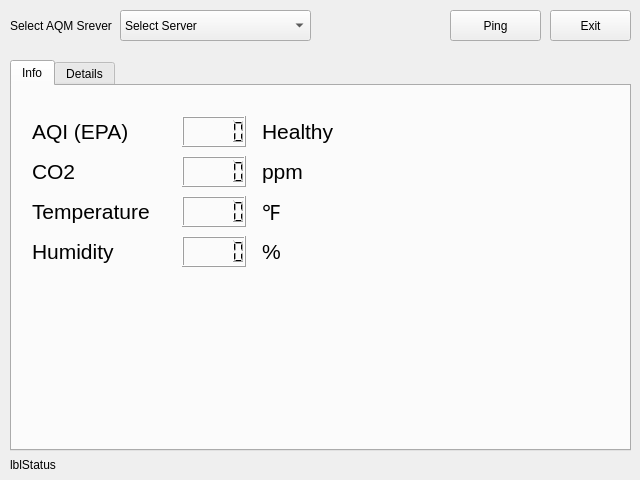
<?xml version="1.0" encoding="UTF-8"?>
<ui version="4.0">
 <class>MainWindow</class>
 <widget class="QMainWindow" name="MainWindow">
  <property name="geometry">
   <rect>
    <x>0</x>
    <y>0</y>
    <width>640</width>
    <height>480</height>
   </rect>
  </property>
  <property name="windowTitle">
   <string>MainWindow</string>
  </property>
  <widget class="QWidget" name="centralwidget">
   <widget class="QTabWidget" name="tabWidget">
    <property name="geometry">
     <rect>
      <x>10</x>
      <y>60</y>
      <width>621</width>
      <height>391</height>
     </rect>
    </property>
    <property name="font">
     <font>
      <pointsize>9</pointsize>
     </font>
    </property>
    <property name="currentIndex">
     <number>0</number>
    </property>
    <widget class="QWidget" name="tabInfo">
     <attribute name="title">
      <string>Info</string>
     </attribute>
     <widget class="QLabel" name="lblAQI">
      <property name="geometry">
       <rect>
        <x>20</x>
        <y>30</y>
        <width>111</width>
        <height>31</height>
       </rect>
      </property>
      <property name="font">
       <font>
        <pointsize>16</pointsize>
        <bold>false</bold>
       </font>
      </property>
      <property name="text">
       <string>AQI (EPA)</string>
      </property>
     </widget>
     <widget class="QLabel" name="lblCO2">
      <property name="geometry">
       <rect>
        <x>20</x>
        <y>70</y>
        <width>101</width>
        <height>31</height>
       </rect>
      </property>
      <property name="font">
       <font>
        <pointsize>16</pointsize>
       </font>
      </property>
      <property name="text">
       <string>CO2</string>
      </property>
     </widget>
     <widget class="QLabel" name="lblTemperature">
      <property name="geometry">
       <rect>
        <x>20</x>
        <y>110</y>
        <width>141</width>
        <height>31</height>
       </rect>
      </property>
      <property name="font">
       <font>
        <pointsize>16</pointsize>
       </font>
      </property>
      <property name="text">
       <string>Temperature</string>
      </property>
     </widget>
     <widget class="QLabel" name="lblHumidity">
      <property name="geometry">
       <rect>
        <x>20</x>
        <y>150</y>
        <width>101</width>
        <height>31</height>
       </rect>
      </property>
      <property name="font">
       <font>
        <pointsize>16</pointsize>
       </font>
      </property>
      <property name="text">
       <string>Humidity</string>
      </property>
     </widget>
     <widget class="QLCDNumber" name="lcdAqi">
      <property name="geometry">
       <rect>
        <x>170</x>
        <y>30</y>
        <width>64</width>
        <height>31</height>
       </rect>
      </property>
      <property name="font">
       <font>
        <pointsize>14</pointsize>
       </font>
      </property>
      <property name="value" stdset="0">
       <double>0.000000000000000</double>
      </property>
     </widget>
     <widget class="QLCDNumber" name="lcdCo2">
      <property name="geometry">
       <rect>
        <x>170</x>
        <y>70</y>
        <width>64</width>
        <height>31</height>
       </rect>
      </property>
      <property name="font">
       <font>
        <pointsize>14</pointsize>
       </font>
      </property>
     </widget>
     <widget class="QLCDNumber" name="lcdTemperature">
      <property name="geometry">
       <rect>
        <x>170</x>
        <y>110</y>
        <width>64</width>
        <height>31</height>
       </rect>
      </property>
      <property name="font">
       <font>
        <pointsize>14</pointsize>
       </font>
      </property>
     </widget>
     <widget class="QLCDNumber" name="lcdHumidity">
      <property name="geometry">
       <rect>
        <x>170</x>
        <y>150</y>
        <width>64</width>
        <height>31</height>
       </rect>
      </property>
      <property name="font">
       <font>
        <pointsize>14</pointsize>
       </font>
      </property>
     </widget>
     <widget class="QLabel" name="lblAqiQuality">
      <property name="geometry">
       <rect>
        <x>250</x>
        <y>30</y>
        <width>351</width>
        <height>31</height>
       </rect>
      </property>
      <property name="font">
       <font>
        <pointsize>16</pointsize>
       </font>
      </property>
      <property name="text">
       <string>Healthy</string>
      </property>
     </widget>
     <widget class="QLabel" name="label_3">
      <property name="geometry">
       <rect>
        <x>250</x>
        <y>70</y>
        <width>49</width>
        <height>31</height>
       </rect>
      </property>
      <property name="font">
       <font>
        <pointsize>16</pointsize>
       </font>
      </property>
      <property name="text">
       <string>ppm</string>
      </property>
     </widget>
     <widget class="QLabel" name="label_4">
      <property name="geometry">
       <rect>
        <x>250</x>
        <y>110</y>
        <width>49</width>
        <height>31</height>
       </rect>
      </property>
      <property name="font">
       <font>
        <pointsize>16</pointsize>
       </font>
      </property>
      <property name="text">
       <string>℉</string>
      </property>
     </widget>
     <widget class="QLabel" name="label_5">
      <property name="geometry">
       <rect>
        <x>250</x>
        <y>150</y>
        <width>49</width>
        <height>31</height>
       </rect>
      </property>
      <property name="font">
       <font>
        <pointsize>16</pointsize>
       </font>
      </property>
      <property name="text">
       <string>%</string>
      </property>
     </widget>
    </widget>
    <widget class="QWidget" name="tabDetails">
     <attribute name="title">
      <string>Details</string>
     </attribute>
     <widget class="QTableWidget" name="tableWidget">
      <property name="geometry">
       <rect>
        <x>140</x>
        <y>30</y>
        <width>302</width>
        <height>321</height>
       </rect>
      </property>
      <property name="sizePolicy">
       <sizepolicy hsizetype="Maximum" vsizetype="Expanding">
        <horstretch>1</horstretch>
        <verstretch>0</verstretch>
       </sizepolicy>
      </property>
      <property name="alternatingRowColors">
       <bool>false</bool>
      </property>
      <property name="sortingEnabled">
       <bool>false</bool>
      </property>
      <attribute name="horizontalHeaderDefaultSectionSize">
       <number>149</number>
      </attribute>
      <attribute name="horizontalHeaderStretchLastSection">
       <bool>false</bool>
      </attribute>
      <column>
       <property name="text">
        <string>Key</string>
       </property>
      </column>
      <column>
       <property name="text">
        <string>Value</string>
       </property>
      </column>
     </widget>
     <widget class="QLabel" name="label_2">
      <property name="geometry">
       <rect>
        <x>140</x>
        <y>5</y>
        <width>301</width>
        <height>21</height>
       </rect>
      </property>
      <property name="font">
       <font>
        <pointsize>9</pointsize>
        <bold>true</bold>
       </font>
      </property>
      <property name="text">
       <string>Data Packet Decode</string>
      </property>
      <property name="alignment">
       <set>Qt::AlignmentFlag::AlignCenter</set>
      </property>
     </widget>
    </widget>
   </widget>
   <widget class="QPushButton" name="btnPing">
    <property name="geometry">
     <rect>
      <x>450</x>
      <y>10</y>
      <width>91</width>
      <height>31</height>
     </rect>
    </property>
    <property name="text">
     <string>Ping</string>
    </property>
   </widget>
   <widget class="QComboBox" name="cmbSelectServer">
    <property name="geometry">
     <rect>
      <x>120</x>
      <y>10</y>
      <width>191</width>
      <height>31</height>
     </rect>
    </property>
    <item>
     <property name="text">
      <string>Select Server</string>
     </property>
    </item>
   </widget>
   <widget class="QLabel" name="label">
    <property name="geometry">
     <rect>
      <x>10</x>
      <y>10</y>
      <width>111</width>
      <height>31</height>
     </rect>
    </property>
    <property name="text">
     <string>Select AQM Srever</string>
    </property>
   </widget>
   <widget class="QLabel" name="lblStatus">
    <property name="geometry">
     <rect>
      <x>10</x>
      <y>449</y>
      <width>621</width>
      <height>31</height>
     </rect>
    </property>
    <property name="text">
     <string>lblStatus</string>
    </property>
   </widget>
   <widget class="QPushButton" name="btnExit">
    <property name="geometry">
     <rect>
      <x>550</x>
      <y>10</y>
      <width>81</width>
      <height>31</height>
     </rect>
    </property>
    <property name="text">
     <string>Exit</string>
    </property>
   </widget>
  </widget>
 </widget>
 <resources/>
 <connections/>
</ui>
